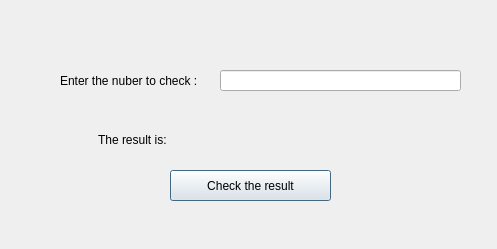
<?xml version="1.0" encoding="UTF-8"?>
<ui version="4.0">
 <class>Task1</class>
 <widget class="QDialog" name="Task1">
  <property name="geometry">
   <rect>
    <x>0</x>
    <y>0</y>
    <width>497</width>
    <height>249</height>
   </rect>
  </property>
  <property name="windowTitle">
   <string>Dialog</string>
  </property>
  <widget class="QPushButton" name="pushButton">
   <property name="geometry">
    <rect>
     <x>170</x>
     <y>170</y>
     <width>161</width>
     <height>31</height>
    </rect>
   </property>
   <property name="text">
    <string>Check the result</string>
   </property>
  </widget>
  <widget class="QLabel" name="label">
   <property name="geometry">
    <rect>
     <x>60</x>
     <y>70</y>
     <width>151</width>
     <height>21</height>
    </rect>
   </property>
   <property name="text">
    <string>Enter the nuber to check : </string>
   </property>
  </widget>
  <widget class="QLineEdit" name="lineEdit">
   <property name="geometry">
    <rect>
     <x>220</x>
     <y>70</y>
     <width>241</width>
     <height>21</height>
    </rect>
   </property>
  </widget>
  <widget class="QLabel" name="label_2">
   <property name="geometry">
    <rect>
     <x>98</x>
     <y>130</y>
     <width>301</width>
     <height>20</height>
    </rect>
   </property>
   <property name="text">
    <string>The result is: </string>
   </property>
  </widget>
 </widget>
 <resources/>
 <connections/>
</ui>
